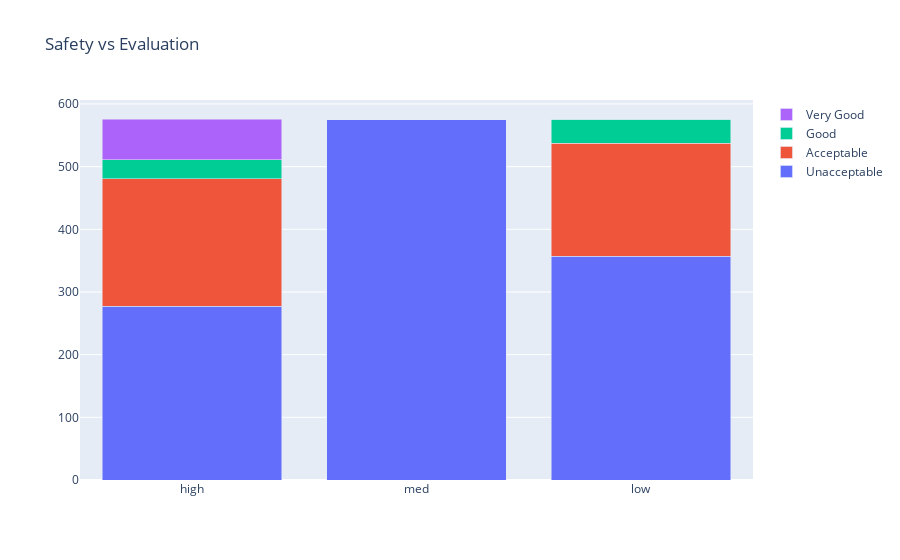

Notebook source saved alongside this figure:
### Code cell
data = [
    go.Bar(
        x=a[5].index, # assign x as the dataframe column 'x'
        y=sfty['unacc'],
        name='Unacceptable'
    ),
    go.Bar(
        x=a[5].index,
        y=sfty['acc'],
        name='Acceptable'
    ),
    go.Bar(
        x=a[5].index,
        y=sfty['good'],
        name='Good'
    ),
    go.Bar(
        x=a[5].index,
        y=sfty['vgood'],
        name='Very Good'
    )

]

layout = go.Layout(
    barmode='stack',
    title='Safety vs Evaluation'
)

fig = go.Figure(data=data, layout=layout)
py.iplot(fig, filename='cars_donut')

### Figure 1 — Plotly figure (JSON) as saved in the notebook; plotly's stock layout.template omitted (floating-point values rounded to 4 significant figures)
{"data": [{"name": "Unacceptable", "type": "bar", "x": ["high", "med", "low"], "y": [277, 575, 357]}, {"name": "Acceptable", "type": "bar", "x": ["high", "med", "low"], "y": [204, 0, 180]}, {"name": "Good", "type": "bar", "x": ["high", "med", "low"], "y": [30, 0, 39]}, {"name": "Very Good", "type": "bar", "x": ["high", "med", "low"], "y": [65, 0, 0]}], "layout": {"barmode": "stack", "title": {"text": "Safety vs Evaluation"}}}
